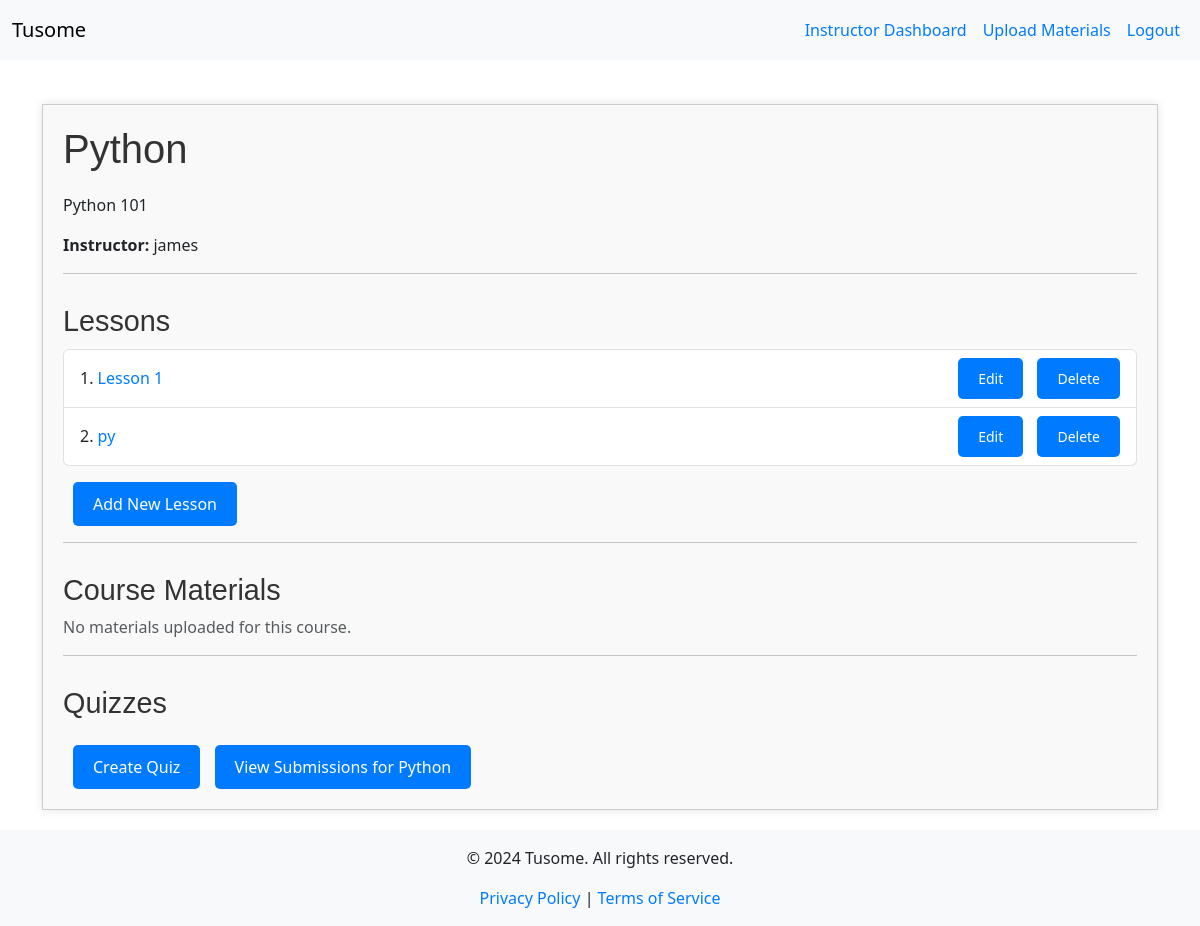
The app's page /course/1 (signed in), older data.
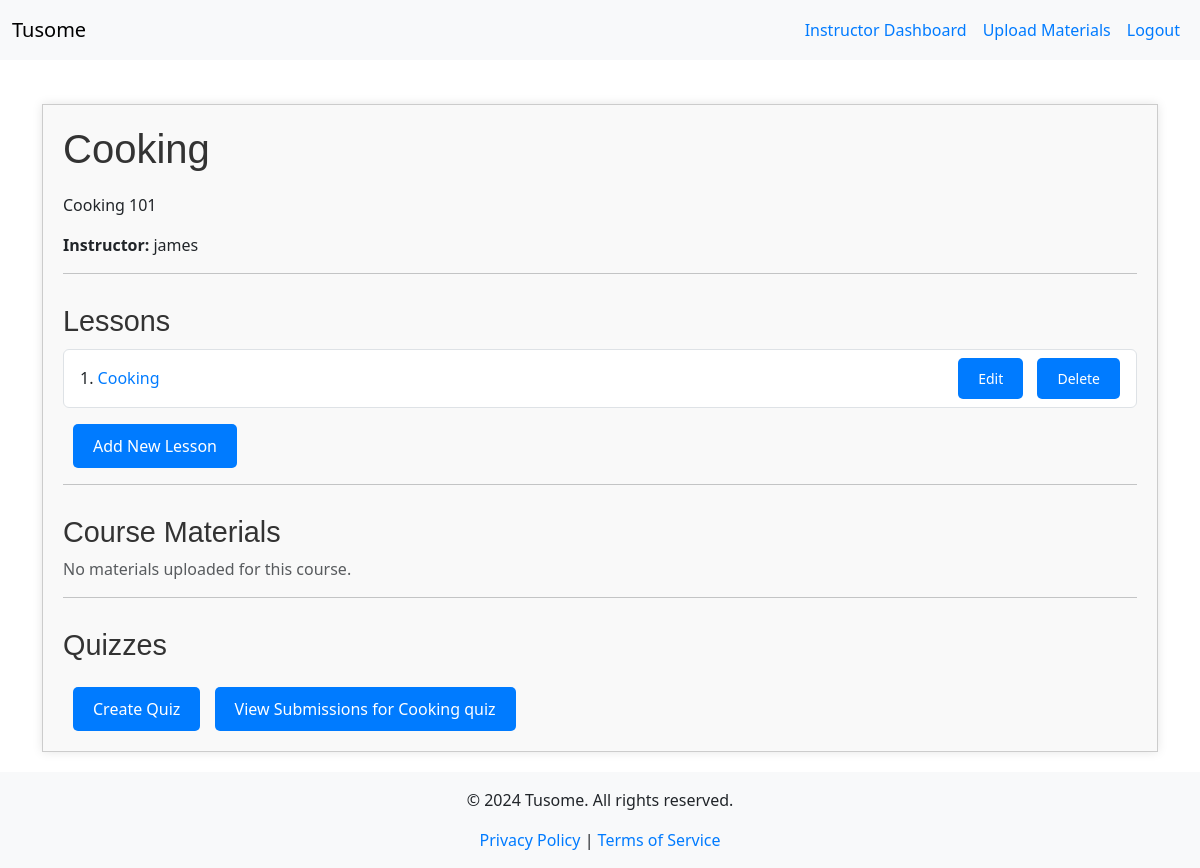
The same page, newer data.
### models.py (models this page shows)
class Course(db.Model):
    id = db.Column(db.Integer, primary_key=True)
    title = db.Column(db.String(200), nullable=False)
    description = db.Column(db.Text, nullable=False)
    is_featured = db.Column(db.Boolean, default=False)
    instructor_id = db.Column(db.Integer, db.ForeignKey('instructor.id'), nullable=False)
    instructor = db.relationship('Instructor', back_populates='courses')
    lessons = db.relationship('Lesson', back_populates='course', lazy=True)
    quizzes = db.relationship('Quiz', back_populates='course', lazy=True)
    materials = db.relationship('CourseMaterial', back_populates='course', lazy=True)
    enrollments = db.relationship('Enrollment', back_populates='course', lazy=True)
    submissions = db.relationship('Submission', back_populates='course', lazy=True)

class Lesson(db.Model):
    id = db.Column(db.Integer, primary_key=True)
    title = db.Column(db.String(200), nullable=False)
    content = db.Column(db.Text, nullable=False)
    slug = db.Column(db.String(100), unique=True, nullable=False)  # Use this for the URL
    course_id = db.Column(db.Integer, db.ForeignKey('course.id'), nullable=False)
    course = db.relationship('Course', back_populates='lessons')

class Quiz(db.Model):
    id = db.Column(db.Integer, primary_key=True)
    course_id = db.Column(db.Integer, db.ForeignKey('course.id'), nullable=False)
    title = db.Column(db.String(200), nullable=False)
    status = db.Column(db.String(20), nullable=False)
    course = db.relationship('Course', back_populates='quizzes')
    questions = db.relationship('Question', back_populates='quiz', lazy=True)
    quiz_submissions = db.relationship('QuizSubmission', back_populates='quiz', lazy=True)

### app.py (the view)
@app.route('/course/<int:course_id>')
@login_required
def course_details(course_id):
    course = Course.query.get_or_404(course_id)
    if current_user.role == RoleEnum.STUDENT:
        enrollment = Enrollment.query.filter_by(student_id=current_user.student.id, course_id=course_id).first()
        if not enrollment:
            flash('You are not enrolled in this course.', 'danger')
            return redirect(url_for('browse_courses'))
        lessons = course.lessons
        materials = course.materials
        quizzes = course.quizzes
        return render_template('course_details.html', course=course, lessons=lessons, materials=materials, quizzes=quizzes)
    elif current_user.role == RoleEnum.INSTRUCTOR:
        if course.instructor_id != current_user.instructor.id:
            flash('You do not have permission to view this course.', 'danger')
            return redirect(url_for('instructor_dashboard'))
        lessons = course.lessons
        materials = course.materials
        quizzes = course.quizzes
        delete_form = DeleteLessonForm()
        return render_template('course_details.html', course=course, lessons=lessons, materials=materials, quizzes=quizzes, form=delete_form)
    else:
        flash('Access denied.', 'danger')
        abort(403)

### app.py (called while the page is built)
@app.context_processor
def inject_current_year():
    return {'current_year': datetime.utcnow().year}

@login_manager.user_loader
def load_user(user_id):
    return User.query.get(int(user_id))

@app.context_processor
def inject_roleenum():
    return dict(RoleEnum=RoleEnum)

### templates/course_details.html (shortened to what this page needs)
{% extends "base.html" %}
{% block content %}
<div class="course-container">
    <h2>{{ course.title }}</h2>
    <p>{{ course.description }}</p>
    <p><strong>Instructor:</strong> {{ course.instructor.user.username }}</p>
    <hr>
    <h3>Lessons</h3>
    {% if course.lessons %}
      <ul class="list-group">
        {% for lesson in course.lessons %}
          <li class="list-group-item d-flex justify-content-between align-items-center">
            <span>{{ loop.index }}. <a href="{{ url_for('lesson_detail', slug=lesson.slug) }}">{{ lesson.title }}</a></span>
            {% if current_user.is_authenticated and current_user.role == RoleEnum.INSTRUCTOR and course.instructor_id == current_user.instructor.id %}
              <div>
                <a href="{{ url_for('edit_lesson', lesson_id=lesson.id) }}" class="btn btn-sm btn-warning">Edit</a>
                <form action="{{ url_for('delete_lesson', lesson_id=lesson.id) }}" method="POST" style="display:inline;">
                  <button type="submit" class="btn btn-sm btn-danger" onclick="return confirm('Are you sure you want to delete this lesson?');" aria-label="Delete Lesson {{ lesson.title }}">Delete</button>
                </form>
              </div>
            {% endif %}
          </li>
        {% endfor %}
      </ul>
    {% else %}
      <p class="text-muted">No lessons available for this course.</p>
    {% endif %}
    {% if current_user.is_authenticated and current_user.role == RoleEnum.INSTRUCTOR and course.instructor_id == current_user.instructor.id %}
      <a href="{{ url_for('create_lesson', course_id=course.id) }}" class="btn btn-success mt-3">Add New Lesson</a>
    {% endif %}
    <hr>
    <h3>Course Materials</h3>
    {% if materials %}
      <ul class="list-group">
        {% for material in materials %}
          <li class="list-group-item d-flex justify-content-between align-items-center">
            <span>{{ material.filename }} ({{ material.size }} KB)</span>
            <a href="{{ url_for('download_material', material_id=material.id) }}" class="btn btn-secondary btn-sm">Download</a>
          </li>
        {% endfor %}
      </ul>
    {% else %}
      <p class="text-muted">No materials uploaded for this course.</p>
    {% endif %}
    <hr>
    <h3>Quizzes</h3>
    {% if current_user.is_authenticated and current_user.role == RoleEnum.INSTRUCTOR and course.instructor_id == current_user.instructor.id %}
        <a href="{{ url_for('create_quiz', course_id=course.id) }}" class="btn btn-primary mt-3">Create Quiz</a>
        {% for quiz in course.quizzes %}
            <a href="{{ url_for('view_submissions', course_id=course.id, quiz_id=quiz.id) }}" class="btn btn-secondary mt-3">View Submissions for {{ quiz.title }}</a>
        {% endfor %}
    {% endif %}
</div>
{% endblock %}

Row changes from the older to the newer data that the page shows:
no longer on this page (row edited): Lesson: title "Lesson 1"
removed Lesson: title "py"
changed Course: title "Python" → "Cooking"; description "Python 101" → "Cooking 101"
now on this page (row edited): Lesson: title "Cooking"
changed Quiz: title "Python" → "Cooking quiz"
